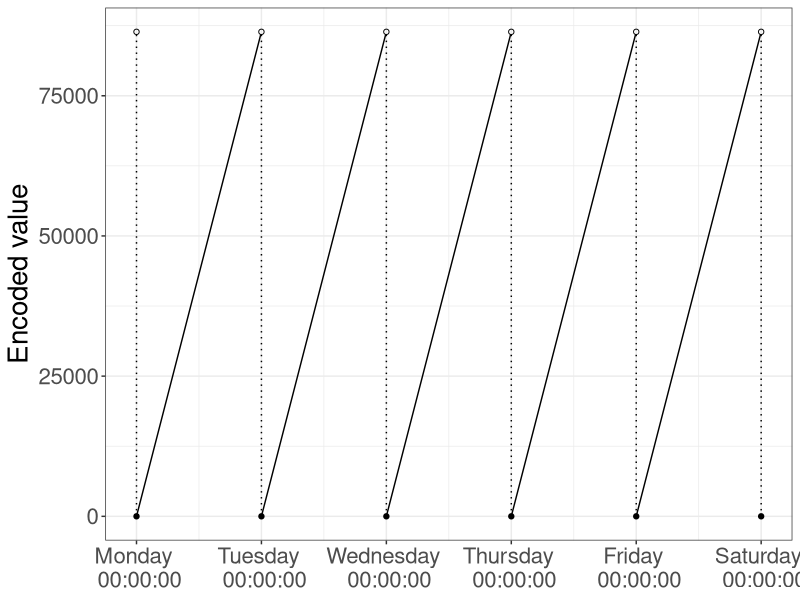
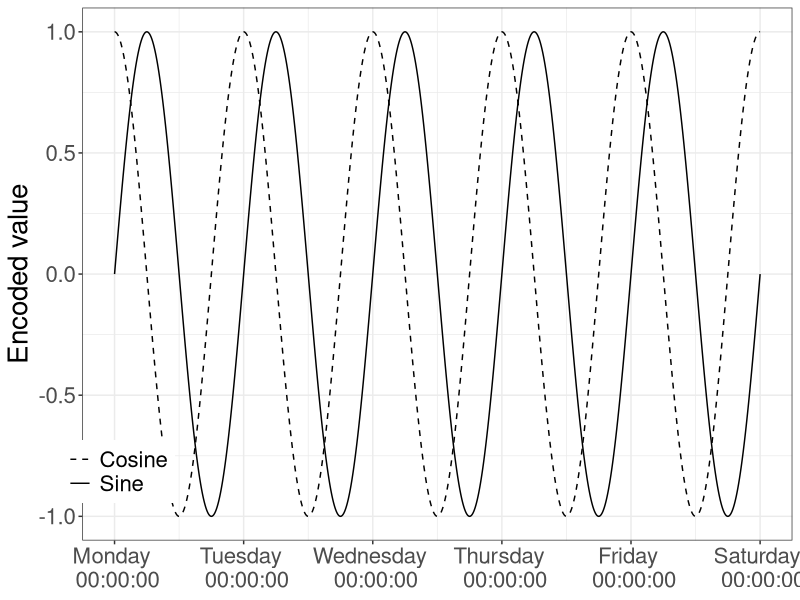

Generate these figures, in order, with R:
library(tidyverse)
library(hms)
library(lubridate)
theme_set(theme_bw())

# ===============================================================================================================================

dat_1 <- 
  tibble(
    datetime = as_datetime((86400 * 4):431500),
    time = as.numeric(as_hms(datetime))
  )

dat_2 <- 
  tibble(
    datetime = as_datetime((86400 * 5):517900),
    time = as.numeric(as_hms(datetime))
  )

dat_3 <- 
  tibble(
    datetime = as_datetime((86400 * 6):604300),
    time = as.numeric(as_hms(datetime))
  )

dat_4 <- 
  tibble(
    datetime = as_datetime((86400 * 7):690700),
    time = as.numeric(as_hms(datetime))
  )

dat_5 <- 
  tibble(
    datetime = as_datetime((86400 * 8):777100),
    time = as.numeric(as_hms(datetime))
  )

dat_points_noirs <- 
  tibble(
    datetime = as_datetime((4:9) * 86400),
    time = 0
  )

dat_points_blancs <- 
  tibble(
    datetime = as_datetime((4:9) * 86400),
    time = 86400
  )

# ===============================================================================================================================

ggplot() +
  geom_line(aes(x = datetime, y = time), data = dat_1) +
  geom_line(aes(x = datetime, y = time), data = dat_2) +
  geom_line(aes(x = datetime, y = time), data = dat_3) +
  geom_line(aes(x = datetime, y = time), data = dat_4) +
  geom_line(aes(x = datetime, y = time), data = dat_5) +
  geom_point(aes(x = datetime, y = time), data = dat_points_noirs) +
  geom_point(aes(x = datetime, y = time), data = dat_points_blancs, shape = 1) +
  geom_segment(aes(x = as_datetime(86400 * 4), y = min(dat_1$time), xend = as_datetime(86400 * 4), yend = max(dat_1$time)), linetype = "dotted") +
  geom_segment(aes(x = as_datetime(86400 * 5), y = min(dat_1$time), xend = as_datetime(86400 * 5), yend = max(dat_1$time)), linetype = "dotted") +
  geom_segment(aes(x = as_datetime(86400 * 6), y = min(dat_1$time), xend = as_datetime(86400 * 6), yend = max(dat_1$time)), linetype = "dotted") +
  geom_segment(aes(x = as_datetime(86400 * 7), y = min(dat_1$time), xend = as_datetime(86400 * 7), yend = max(dat_1$time)), linetype = "dotted") +
  geom_segment(aes(x = as_datetime(86400 * 8), y = min(dat_1$time), xend = as_datetime(86400 * 8), yend = max(dat_1$time)), linetype = "dotted") +
  geom_segment(aes(x = as_datetime(86400 * 9), y = min(dat_1$time), xend = as_datetime(86400 * 9), yend = max(dat_1$time)), linetype = "dotted") +
  xlab(NULL) +
  ylab("Encoded value") +
  scale_x_datetime(
    breaks = as_datetime((4:9) * 86400),
    date_labels = "%A \n %H:%M:%S"
  ) +
  theme(text = element_text(size = 20)) 

# ===============================================================================================================================

dat <- 
  tibble(
    datetime = as_datetime((86400 * 4):(86400 * 9)),
    time = as.numeric(as_hms(datetime)),
    time_sin = sin((time * 2 * pi) / 86400),
    time_cos = cos((time * 2 * pi) / 86400)
  ) 

ggplot(dat, aes(x = datetime)) +
  xlim(as_datetime(345600), as_datetime(777600)) +
  geom_function(aes(linetype = "Cosine"), fun = function(x) cos((as.numeric(x) * 2 * pi) / 86400), n = 10000) +
  geom_function(aes(linetype = "Sine"), fun = function(x) sin((as.numeric(x) * 2 * pi) / 86400), n = 10000) +
  xlab(NULL) +
  scale_linetype_manual(values = c("dashed", "solid")) +
  ylab("Encoded value") +
  labs(linetype = NULL) +
  scale_x_datetime(
    breaks = as_datetime((4:9) * 86400),
    date_labels = "%A \n %H:%M:%S"
  ) +
  theme(
    text = element_text(size = 20),
    legend.position = c(0.05, 0.13)
  )
